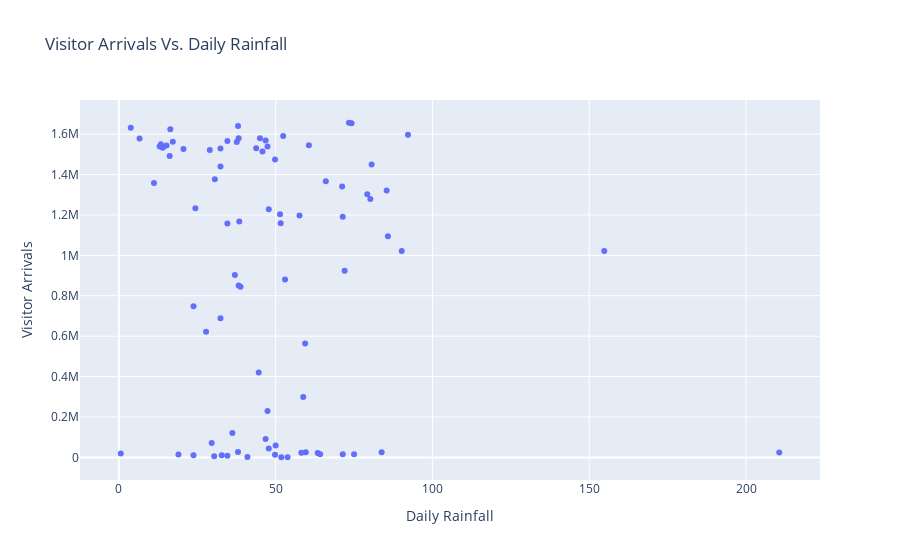

This figure's notebook cell:
### Code cell
weather_temp_df = weather_df[weather_df['weather_info'] == 'Highest Daily Rainfall Total']
inter_arrival_total_df = inter_arrival_df[inter_arrival_df['region'] == 'Total']
merged_df = inter_arrival_total_df.merge(weather_temp_df, on="date")

fig = px.scatter(merged_df, x='weather_data', y='visitor_arrivals', title='Visitor Arrivals Vs. Daily Rainfall', labels={'weather_data': 'Daily Rainfall', 'visitor_arrivals': 'Visitor Arrivals'})
fig.show()

### Figure 1 — Plotly figure (JSON) as saved in the notebook; plotly's stock layout.template omitted (floating-point values rounded to 4 significant figures)
{"data": [{"hovertemplate": "Daily Rainfall=%{x}<br>Visitor Arrivals=%{y}<extra></extra>", "legendgroup": "", "marker": {"color": "#636efa", "symbol": "circle"}, "mode": "markers", "name": "", "orientation": "v", "showlegend": false, "type": "scatter", "x": [71.2, 66.0, 30.6, 32.4, 11.2, 80.2, 85.4, 79.2, 49.8, 16.2, 80.6, 57.6, 71.4, 38.4, 47.8, 24.4, 51.4, 51.6, 34.6, 85.8, 90.2, 154.8, 72.0, 37.0, 53.0, 38.8, 38.2, 32.4, 27.8, 59.4, 44.6, 58.8, 36.2, 29.6, 50.0, 46.8, 47.8, 59.6, 63.4, 71.4, 75.0, 23.8, 49.8, 83.8, 38.0, 0.6, 210.6, 58.2, 64.2, 19.0, 32.8, 34.6, 30.4, 41.0, 53.8, 51.8, 47.4, 23.8, 38.0, 74.2, 73.4, 92.2, 16.4, 3.8, 6.6, 37.6, 17.2, 52.4, 29.0, 13.4, 38.2, 43.8, 20.6, 60.6, 45.0, 34.6, 32.4, 46.8, 47.4, 14.0, 15.2, 13.0, 45.8], "xaxis": "x", "y": [1340888, 1366325, 1376504, 1439978, 1358291, 1278721, 1321362, 1302674, 1474451, 1491212, 1449182, 1197683, 1191363, 1167395, 1228667, 1233114, 1203490, 1158993, 1157778, 1094824, 1021705, 1021535, 923612, 902501, 881077, 845005, 851354, 689192, 622438, 563821, 419720, 298397, 121258, 71188, 58459, 90467, 44467, 24963, 21232, 14991, 15684, 10130, 13674, 25912, 27138, 19044, 24366, 23409, 15949, 13905, 10657, 8357, 5965, 2324, 878, 751, 229897, 748343, 1640749, 1653704, 1656396, 1597578, 1624734, 1631119, 1578203, 1560979, 1562971, 1591134, 1521097, 1550462, 1579874, 1529807, 1526860, 1544461, 1579290, 1566544, 1529181, 1568795, 1538617, 1532292, 1543933, 1539082, 1513804], "yaxis": "y"}], "layout": {"legend": {"tracegroupgap": 0}, "title": {"text": "Visitor Arrivals Vs. Daily Rainfall"}, "xaxis": {"anchor": "y", "domain": [0, 1], "title": {"text": "Daily Rainfall"}}, "yaxis": {"anchor": "x", "domain": [0, 1], "title": {"text": "Visitor Arrivals"}}}}
